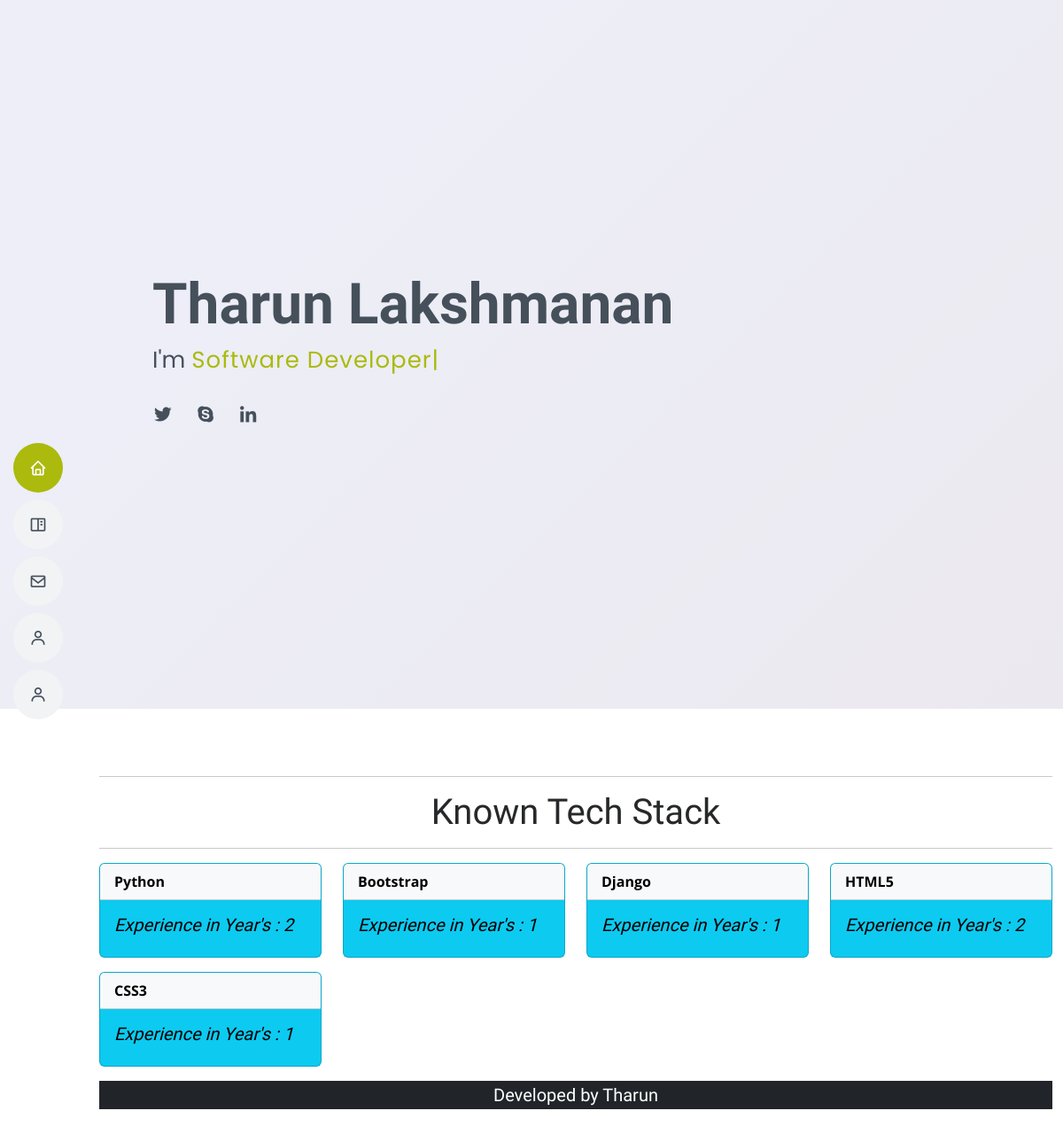
/ (signed in), run on the app's committed database.
### portfolioApp/models.py (models this page shows, shortened)
class Skill(models.Model):
    skill=models.CharField(max_length=150)
    experience=models.IntegerField()

### portfolioApp/views.py (the view)
# urls.py: path('',views.index,name='index'),
def index(request):
    data=Skill.objects.all()
    context={"data":data}
    return render(request,"index.html",context)

### templates/index.html (shortened to what this page needs)
{% extends 'base.html' %}
{% block hero %}
<h1>Tharun Lakshmanan</h1>
<p> I'm <span class="typed" data-typed-items=" Software Developer,Data Analyst, Freelancer"></span></p>
<div class="social-links">
  <a href="#" class="twitter"><i class="bx bxl-twitter"></i></a>
  <a href="#" class="google-plus"><i class="bx bxl-skype"></i></a>
  <a href="#" class="linkedin"><i class="bx bxl-linkedin"></i></a>
</div>
{% endblock hero %}
{% block body %}
    <hr>
    <h1 class="text-center">Known Tech Stack</h1>
    <hr>
    <div class="row">
      {% for i in data  %}
        <div class="col-md-3">
          <div class="card text-bg-info mb-3" style="max-width: 18rem;">
            <div class="card-header text-bg-light"><b>{{i.skill}}</b></div>
            <div class="card-body">
              <h5 class="card-title"><i>Experience in Year's : {{i.experience}}</i></h5>
            </div>
          </div>
        </div>
      {% endfor %}
    </div>
    <h5 class="text-center bg-dark text-white p-1">Developed by Tharun</h5>
{% endblock body %}

### static/assets/css/style.css (style rules this page uses)
body { font-family: "Open Sans", sans-serif; color: #272829; }
a { color: #abba0d; text-decoration: none; }
h1, h2, h3, h4, h5, h6 { font-family: "Raleway", sans-serif; }
#hero h1 { margin: 0; font-size: 64px; font-weight: 700; line-height: 56px; color: #45505b; }
#hero p { color: #45505b; margin: 15px 0 0 0; font-size: 26px; font-family: "Poppins", sans-serif; }
#hero p span { color: #abba0d; letter-spacing: 1px; }
#hero .social-links { margin-top: 30px; }
#hero .social-links a { font-size: 24px; display: inline-block; color: #45505b; line-height: 1; margin-right: 20px; transition: 0.3s; }

### data on the page
Skill: skill "Python", experience "2"
Skill: skill "Bootstrap", experience "1"
Skill: skill "Django", experience "1"
Skill: skill "HTML5", experience "2"
Skill: skill "CSS3", experience "1"
